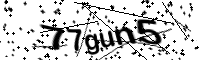
#> input picture model/data/train/77gun5.png, 200 x 60 px
$ python -i utils.py   (imports and definitions only)
#> lines starting #> are read from the running program, lines starting #| are printed output that depends on the picture; after the words box and inside, x2 and y2 are one past the last pixel; in counts of white or black regions, pixels touching at a corner belong together
# [12 lines of commented-out code are left out]

import pytesseract
import cv2
import os

def process_image(image_path):
#> called with image_path = 'model/data/train/77gun5.png'
    img = cv2.imread(image_path)
#> img is the input picture: shape (60, 200, 3); min 0, max 255, mean 207.3

    if img is None:
        raise ValueError(f"Imagem não pode ser carregada: {image_path}")

    gray = cv2.cvtColor(img, cv2.COLOR_BGR2GRAY)
    blur = cv2.medianBlur(gray, 3)
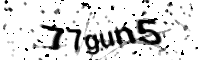
#> blur: shape (60, 200); min 0, max 255, mean 218.3
    _, thresh = cv2.threshold(blur, 0, 255, cv2.THRESH_BINARY + cv2.THRESH_OTSU)
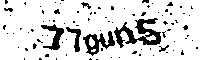
#> thresh: shape (60, 200); 85.1% white; 90 black regions (82 under 20 px), largest, box (x1, y1, x2, y2) and area: (114, 18, 161, 48) 609, (83, 31, 115, 56) 327, (41, 24, 64, 50) 244

    # Para debug (remover ou comentar depois)
    # cv2.imwrite("debug_thresh.png", thresh)

    custom_config = r'--oem 3 --psm 7 -c tessedit_char_whitelist=abcdefghijklmnopqrstuvwxyz0123456789'
#> (the run stopped early here; a loop or call above may not have finished)

$ run again, on model/data/train/8ym327.png
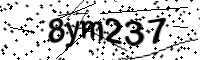
#> input picture model/data/train/8ym327.png, 200 x 60 px
#> in process_image, img is the input picture: shape (60, 200, 3); min 0, max 255, mean 205
#> in process_image, `blur = cv2.medianBlur(gray, 3)`:
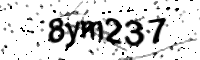
#> blur: shape (60, 200); min 0, max 255, mean 215.5
#> in process_image, `_, thresh = cv2.threshold(blur, 0, 255, cv2.THRESH_BINARY + cv2.THRESH..`:
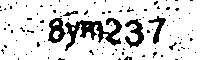
#> thresh: shape (60, 200); 84.4% white; 107 black regions (100 under 20 px), largest, box (x1, y1, x2, y2) and area: (65, 18, 122, 51) 735, (125, 19, 144, 48) 264, (48, 18, 66, 43) 259

$ run again, on model/data/train/h4fy54.png
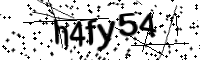
#> input picture model/data/train/h4fy54.png, 200 x 60 px
#> in process_image, img is the input picture: shape (60, 200, 3); min 0, max 255, mean 208.1
#> in process_image, `blur = cv2.medianBlur(gray, 3)`:
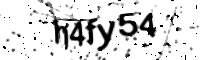
#> blur: shape (60, 200); min 0, max 255, mean 218.5
#> in process_image, `_, thresh = cv2.threshold(blur, 0, 255, cv2.THRESH_BINARY + cv2.THRESH..`:
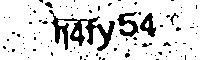
#> thresh: shape (60, 200); 85.3% white; 96 black regions (90 under 20 px), largest, box (x1, y1, x2, y2) and area: (49, 10, 115, 51) 889, (117, 12, 139, 37) 252, (140, 13, 156, 37) 196, (170, 13, 179, 25) 30, (45, 2, 53, 8) 29, (142, 43, 152, 47) 24

$ run again, on model/data/train/j43734.png
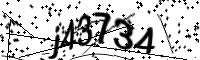
#> input picture model/data/train/j43734.png, 200 x 60 px
#> in process_image, img is the input picture: shape (60, 200, 3); min 0, max 255, mean 201.6
#> in process_image, `blur = cv2.medianBlur(gray, 3)`:
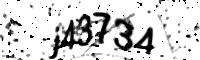
#> blur: shape (60, 200); min 0, max 255, mean 212.5
#> in process_image, `_, thresh = cv2.threshold(blur, 0, 255, cv2.THRESH_BINARY + cv2.THRESH..`:
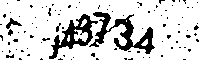
#> thresh: shape (60, 200); 82.8% white; 98 black regions (92 under 20 px), largest, box (x1, y1, x2, y2) and area: (89, 12, 155, 54) 891, (49, 14, 98, 59) 678, (6, 18, 22, 29) 68, (8, 29, 13, 36) 22, (56, 23, 61, 32) 21, (6, 54, 14, 58) 21
